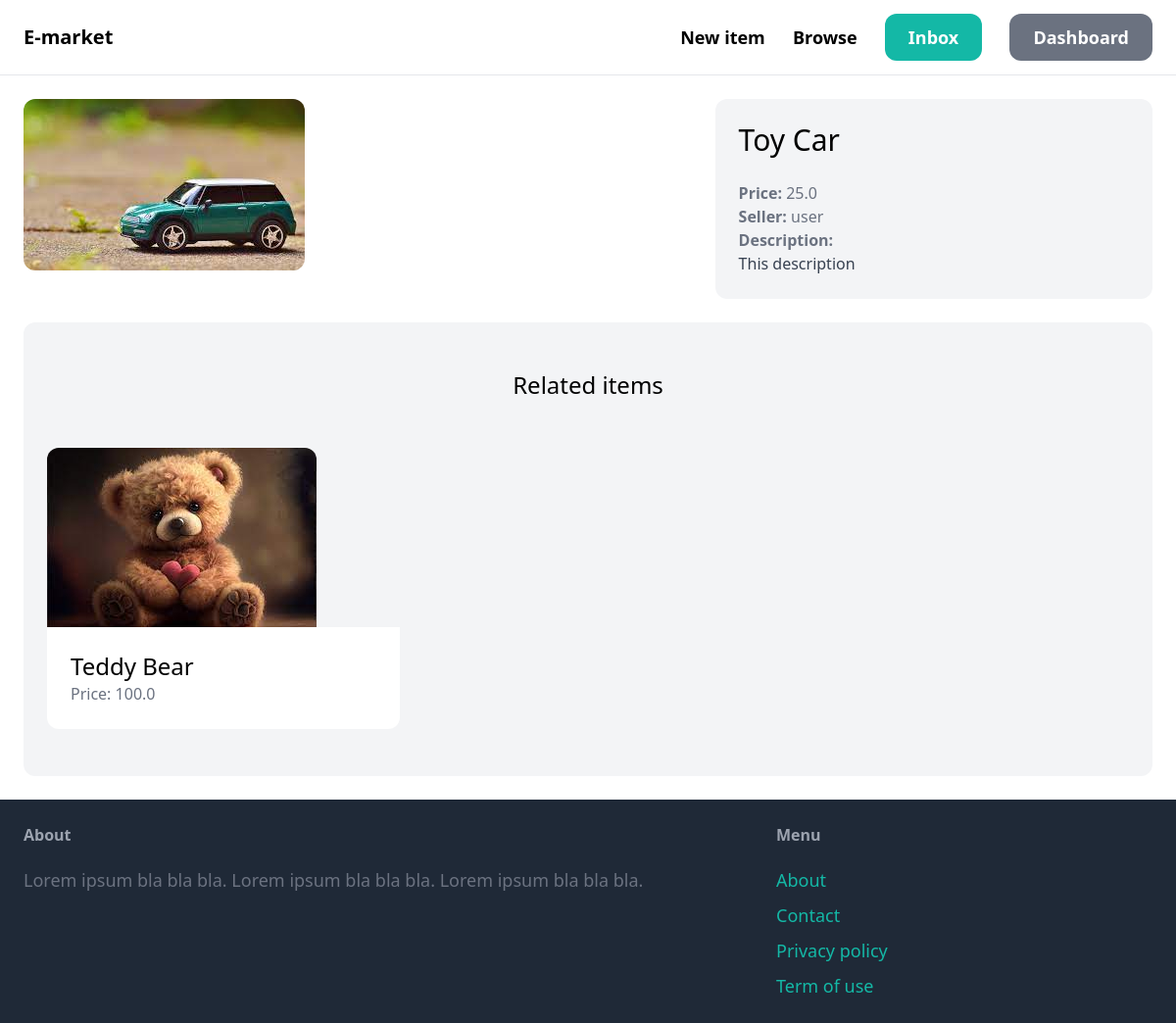
Page /items/3/ (signed in) on the committed database.
### item/models.py (models this page shows, shortened)
class Item(models.Model):
    category = models.ForeignKey(CategoryModel, related_name='items', on_delete=models.CASCADE)
    name = models.CharField(max_length=255)
    description = models.TextField(blank=True,null=True)
    price = models.FloatField()
    image = models.ImageField(upload_to='item_images', blank=True, null=True)
    is_sold = models.BooleanField(default=False)
    created_by = models.ForeignKey(User,related_name='items',on_delete=models.CASCADE)
    created_at = models.DateField(auto_now_add=True)
    class Meta:
        verbose_name_plural = 'Items'

### item/views.py (the view)
# urls.py: path('<int:pk>/',views.detail, name='detail')
def detail(request,pk):
    item = get_object_or_404(Item,pk=pk)
    related_items = Item.objects.filter(category=item.category,is_sold=False).exclude(pk=pk)[0:3]
    return render(request,'item/detail.html',{
        'item':item,
        'related_items':related_items
        })

### item/templates/item/detail.html (shortened to what this page needs)
{% extends 'core/base.html' %}
{% block content %}
<div class="grid grid-cols-5 gap-6">
    <div class="col-span-3">
        <img src="{{ item.image.url }}" class="rounded-xl">
    </div>
    <div class="col-span-2 p-6 bg-gray-100 rounded-xl">
        <h1 class="mb-6 text-3xl">{{ item.name }}</h1>
        <p class="text-gray-500"><strong>Price: </strong>{{ item.price }}</p>
        <p class="text-gray-500"><strong>Seller: </strong>{{ item.created_by.username }}</p>
        {% if item.description %}
            <p class="text-gray-700">
                <strong class="text-gray-500">Description:</strong><br>
                {{ item.description }}
            </p>
        {% endif %}
    </div>
</div>
<div class="mt-6 px-6 py-12 bg-gray-100 rounded-xl">
    <h2 class="mb-12 text-2xl text-center">Related items</h2>
    <div class="grid grid-cols-3 gap-3">
        {% for item in related_items %}
            <div>
                <a href="{% url 'item:detail' item.id %}">
                    <div>
                        <img src="{{ item.image.url }}" class="rounded-t-xl">
                    </div>
                    <div class="p-6 bg-white rounded-b-xl">
                        <h2 class="text-2xl">{{ item.name }}</h2>
                        <p class="text-gray-500">Price: {{ item.price }}</p>
                    </div>
                </a>
            </div>
        {% endfor %}
    </div>
</div>
{% endblock content %}

### rows in the picture
Item: image (picture), name "Toy Car", price "25.0", created_by.username "user", description "This description"
Item: image (picture), name "Teddy Bear", price "100.0"
